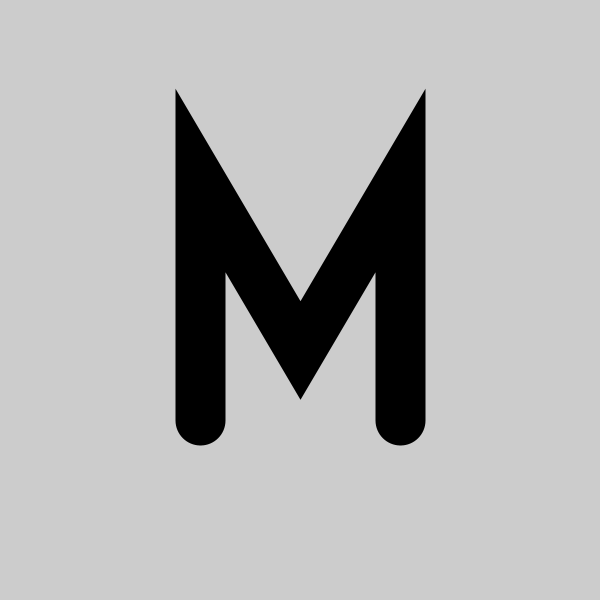
Frame 1 (no input)
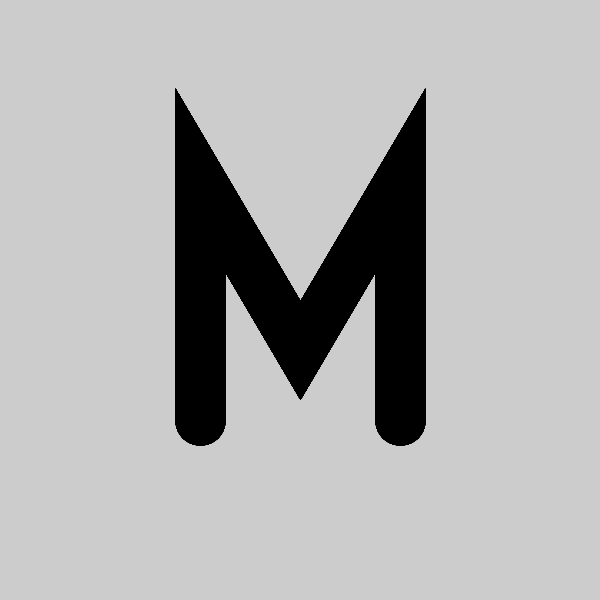
Frame 60 (the mouse pressed at the canvas centre just before this capture)
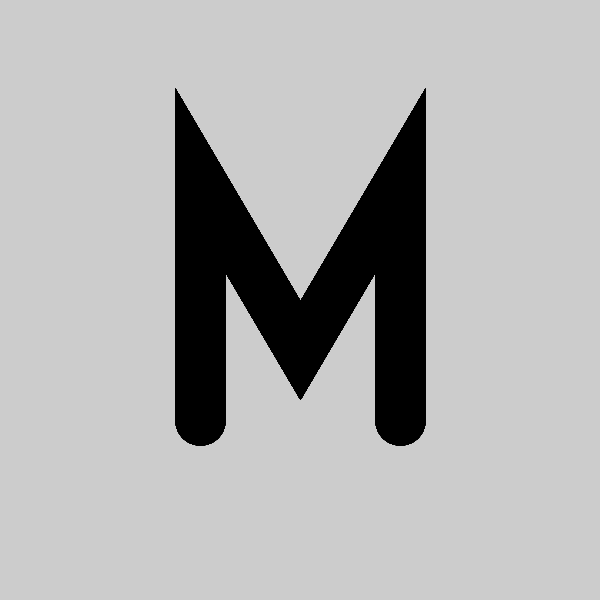
Frame 120 (the mouse held since frame 60 and released just before this capture)

The Processing sketch that drew these frames (run headless with seeded random() and noise(); from frame 60 on, the mouse is pressed at the canvas centre):

// Processing sketch: processing_47000
// ── processing_47000.pde

//Greg Johnson
//Letters whos height and condenced value are dictated by typographer.
//Insert a number into letterWidth & letterHeight to change letters apearence

int yleft,yright, xtop, xbottom, letterWidth, letterHeight;

void setup(){
  size(600,600);
  smooth();
}
void draw(){
 
  letterWidth=20;
  letterHeight=18;

  noFill();
  strokeWeight(50);
  
  yleft=letterWidth*10;
  yright=600-yleft;
  
  xtop=letterHeight*10;
   xbottom=600-xtop;
   
  
  beginShape();
  vertex(yleft,xbottom);
  vertex(yleft,xtop);
  vertex(300,350);
  vertex(yright,xtop);
  vertex(yright,xbottom);
  endShape();
    
  }
